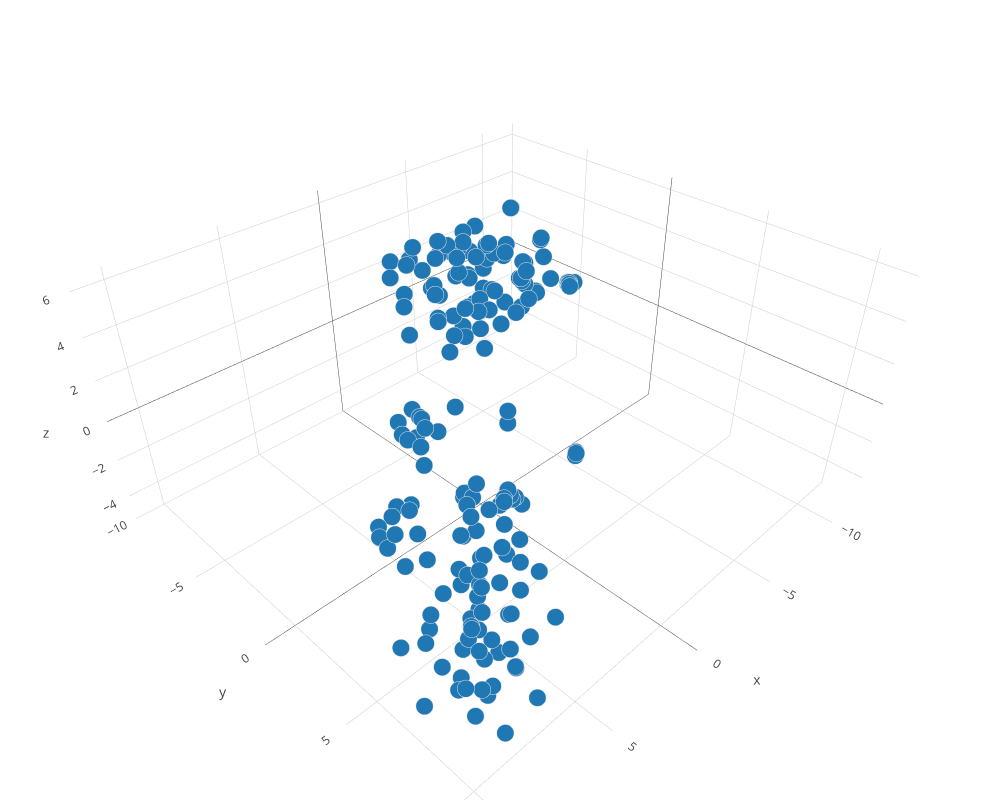

Notebook code for this chart:
### Markdown cell above
**Interaktiver 3D Plot der t-SNE Embeddings**  
* Linksklick: Rotieren
* Rechtsklick: Verschieben
* Mausrad: Zoom in/out
* Hover über Punkt: Anzeige des Dokumenten-Titels

Obwohl nur eine Stichprobengröße von 200 gewählt wurde, können lokale Ballungsgebiete, ähnlicher Dokumente gleicher Thematik, identifiziert werden (Hover über Punkt für Titelanzeige).

### Code cell
plotly_plot_tsne(tsne_embeddings_3d, labels_3d, dimension=3)

### Figure 1 — Plotly figure (JSON) as saved in the notebook; plotly's stock layout.template omitted (floating-point values rounded to 4 significant figures; data arrays with more than 128 entries replaced by an {"elided": "..."} marker saying what was removed)
{"data": [{"hoverinfo": "text", "marker": {"line": {"color": "rgb(225, 225, 225)", "width": 0.5}, "opacity": 1, "size": 6}, "mode": "markers", "text": {"elided": "200 str values"}, "type": "scatter3d", "uid": "ff50ee5f-3a81-432d-85df-198a07cf62de", "x": {"elided": "200 float values"}, "y": {"elided": "200 float values"}, "z": {"elided": "200 float values"}}], "layout": {"height": 800, "margin": {"b": 0, "l": 0, "r": 0, "t": 0}, "width": 1000, "xaxis": {"zeroline": false}, "yaxis": {"zeroline": false}}}
